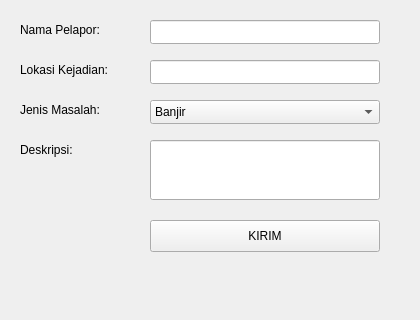
<?xml version="1.0" encoding="UTF-8"?>
<ui version="4.0">
 <class>MainWindow</class>
 <widget class="QMainWindow" name="MainWindow">
  <property name="geometry">
   <rect>
    <x>0</x>
    <y>0</y>
    <width>420</width>
    <height>320</height>
   </rect>
  </property>
  <property name="windowTitle">
   <string>Aplikasi Pengaduan Masyarakat</string>
  </property>
  <widget class="QWidget" name="centralwidget">
   <widget class="QLabel" name="label_nama">
    <property name="geometry">
     <rect>
      <x>20</x>
      <y>20</y>
      <width>120</width>
      <height>20</height>
     </rect>
    </property>
    <property name="text">
     <string>Nama Pelapor:</string>
    </property>
   </widget>
   <widget class="QLineEdit" name="lineEdit_nama">
    <property name="geometry">
     <rect>
      <x>150</x>
      <y>20</y>
      <width>230</width>
      <height>24</height>
     </rect>
    </property>
   </widget>

   <widget class="QLabel" name="label_lokasi">
    <property name="geometry">
     <rect>
      <x>20</x>
      <y>60</y>
      <width>120</width>
      <height>20</height>
     </rect>
    </property>
    <property name="text">
     <string>Lokasi Kejadian:</string>
    </property>
   </widget>
   <widget class="QLineEdit" name="lineEdit_lokasi">
    <property name="geometry">
     <rect>
      <x>150</x>
      <y>60</y>
      <width>230</width>
      <height>24</height>
     </rect>
    </property>
   </widget>

   <widget class="QLabel" name="label_jenis">
    <property name="geometry">
     <rect>
      <x>20</x>
      <y>100</y>
      <width>120</width>
      <height>20</height>
     </rect>
    </property>
    <property name="text">
     <string>Jenis Masalah:</string>
    </property>
   </widget>
   <widget class="QComboBox" name="comboBox_jenis">
    <property name="geometry">
     <rect>
      <x>150</x>
      <y>100</y>
      <width>230</width>
      <height>24</height>
     </rect>
    </property>
    <item>
     <property name="text">
      <string>Banjir</string>
     </property>
    </item>
    <item>
     <property name="text">
      <string>Sampah</string>
     </property>
    </item>
    <item>
     <property name="text">
      <string>Jalan Rusak</string>
     </property>
    </item>
    <item>
     <property name="text">
      <string>Pencemaran</string>
     </property>
    </item>
    <item>
     <property name="text">
      <string>Lainnya</string>
     </property>
    </item>
   </widget>

   <widget class="QLabel" name="label_deskripsi">
    <property name="geometry">
     <rect>
      <x>20</x>
      <y>140</y>
      <width>120</width>
      <height>20</height>
     </rect>
    </property>
    <property name="text">
     <string>Deskripsi:</string>
    </property>
   </widget>
   <widget class="QLineEdit" name="lineEdit_deskripsi">
    <property name="geometry">
     <rect>
      <x>150</x>
      <y>140</y>
      <width>230</width>
      <height>60</height>
     </rect>
    </property>
   </widget>

   <widget class="QPushButton" name="pushButton_kirim">
    <property name="geometry">
     <rect>
      <x>150</x>
      <y>220</y>
      <width>230</width>
      <height>32</height>
     </rect>
    </property>
    <property name="text">
     <string>KIRIM</string>
    </property>
   </widget>
  </widget>
 </widget>
 <resources/>
 <connections/>
</ui>
